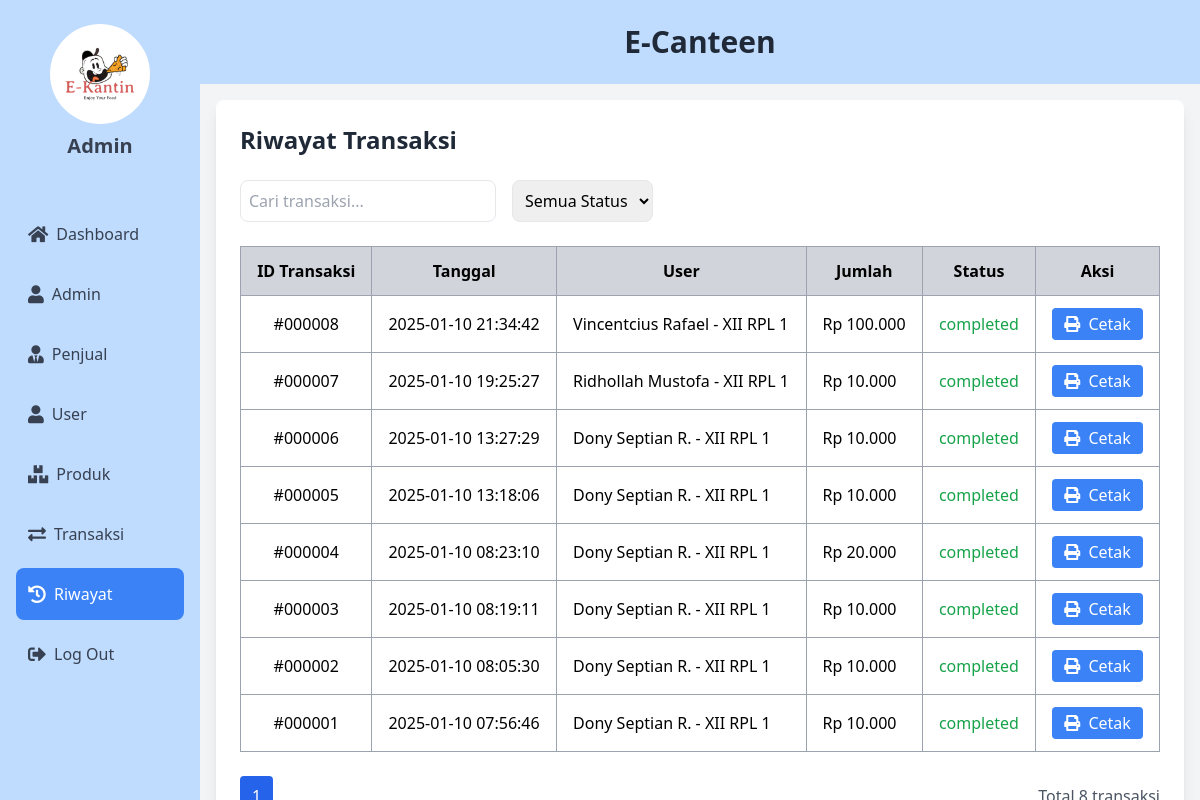
Page /e-canteen/riwayat/riwayat.php on the earlier database version.
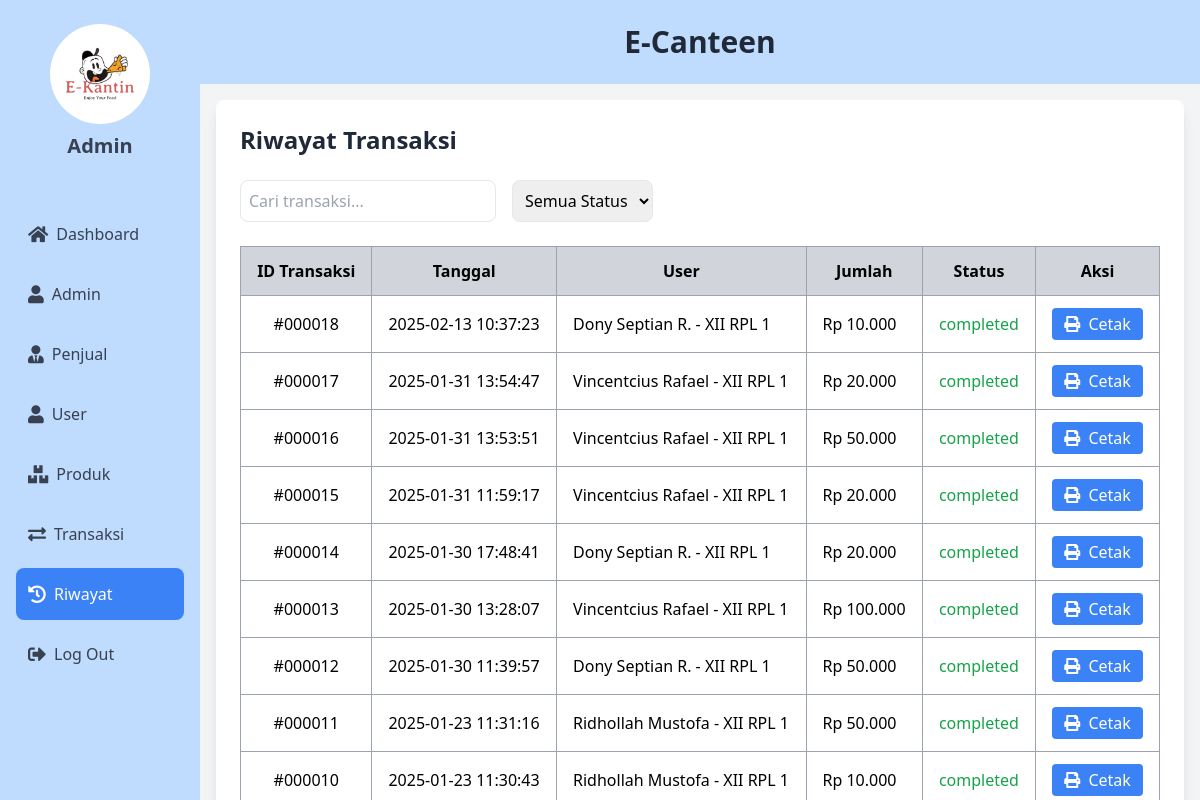
Same page on the later database version.
### tables this page shows
CREATE TABLE `top_up` (
  `id_topup` int NOT NULL AUTO_INCREMENT,
  `id_user` int NOT NULL,
  `saldo` decimal(10,2) NOT NULL,
  `status` enum('pending','completed','failed') NOT NULL DEFAULT 'pending',
  `tanggal_transaksi` datetime NOT NULL DEFAULT CURRENT_TIMESTAMP,
  `total_harga` int NOT NULL,
  PRIMARY KEY (`id_topup`),
  KEY `transaksi_user_FK` (`id_user`),
  CONSTRAINT `transaksi_user_FK` FOREIGN KEY (`id_user`) REFERENCES `user` (`id_user`) ON DELETE CASCADE ON UPDATE CASCADE
);

CREATE TABLE `user` (
  `id_user` int NOT NULL AUTO_INCREMENT,
  `nama_user` varchar(100) NOT NULL,
  `username` varchar(100) NOT NULL,
  `email` varchar(100) NOT NULL,
  `role` varchar(100) NOT NULL,
  `saldo` decimal(10,2) NOT NULL DEFAULT '0.00',
  `password` varchar(100) NOT NULL,
  `tanggal_bergabung` timestamp NOT NULL DEFAULT CURRENT_TIMESTAMP,
  PRIMARY KEY (`id_user`)
);

### e-canteen/riwayat/riwayat.php (the view, shortened to what the changed rows need)
<?php
include '../config.php';
$hal = isset($_GET['hal']) ? (int)$_GET['hal'] : 1;
$batas = 10 ;
$mulai = ($hal - 1) * $batas;
?>
<!DOCTYPE html>
<html lang="en">
<head>
    <script src="https://cdn.tailwindcss.com"></script>
    <link href="https://cdnjs.cloudflare.com/ajax/libs/font-awesome/5.15.4/css/all.min.css" rel="stylesheet">
</head>
<body class="bg-gray-100">
    <div class="flex h-screen overflow-hidden">
        <div class="w-1/6 bg-blue-200">
            <div class="flex flex-col items-center py-6 px-4">
                <div class="flex flex-col items-center mb-6">
                    <h1 class="text-xl font-semibold text-gray-700">Admin</h1>
                </div><br>
            </div>
        </div>
        <div class="flex-1 flex flex-col overflow-hidden">
            <div class="bg-blue-200 text-center py-6 border-b-3 border-blue-400">
                <h1 class="text-3xl font-bold text-gray-800">E-Canteen</h1>
            </div>
            <div class="flex-1 p-4">
                <div class="bg-white rounded-lg shadow-lg p-6">
                    <h2 class="text-2xl font-bold mb-6 text-gray-800">Riwayat Transaksi</h2>
                    <div class="overflow-x-auto">
                        <table class="min-w-full bg-white">
                            <thead>
                                <tr class="bg-gray-300 text-center">
                                    <th class="py-3 px-4 border border-gray-400">ID Transaksi</th>
                                    <th class="py-3 px-4 border border-gray-400">Tanggal</th>
                                    <th class="py-3 px-4 border border-gray-400">User</th>
                                    <th class="py-3 px-4 border border-gray-400">Jumlah</th>
                                    <th class="py-3 px-4 border border-gray-400">Status</th>
                                    <th class="py-3 px-4 border border-gray-400">Aksi</th>
                                </tr>
                            </thead>
                            <tbody>
                            <?php
                            $query= mysqli_query($conn, "SELECT t.*, u.nama_user FROM top_up t
                                      JOIN user u ON t.id_user = u.id_user
                                      ORDER BY t.tanggal_transaksi DESC
                                      LIMIT $mulai, $batas");
                            while($trans = mysqli_fetch_array($query)) {
                                $statusClass = $trans['status'] == 'completed' ? 'text-green-600' :
                                            ($trans['status'] == 'failed' ? 'text-red-600' : 'text-yellow-600');
                                echo "<tr class='border-b hover:bg-gray-50'>
                                        <td class='py-3 px-4 text-center border border-gray-400'>#" . str_pad($trans['id_topup'], 6, '0', STR_PAD_LEFT) . "</td>
                                        <td class='py-3 px-4 border border-gray-400'>{$trans['tanggal_transaksi']}</td>
                                        <td class='py-3 px-4 border border-gray-400'>{$trans['nama_user']}</td>
                                        <td class='py-3 px-4 border border-gray-400'>Rp " . number_format($trans['saldo'],0,',','.') . "</td>
                                        <td class='py-3 px-4 border border-gray-400 {$statusClass}'>{$trans['status']}</td>
                                        <td class='py-3 px-4 text-center border border-gray-400'>
                                            <button onclick='printReceipt({$trans['id_topup']}, \"{$trans['nama_user']}\", {$trans['saldo']}, \"{$trans['tanggal_transaksi']}\")'
                                                    class='bg-blue-500 text-white px-3 py-1 rounded hover:bg-blue-600 transition-colors'>
                                                <i class='fas fa-print mr-1'></i> Cetak
                                            </button>
                                        </td>
                                    </tr>";
                            }
                            ?>
                            </tbody>
                        </table>
                    </div>
                </div>
            </div>
        </div>
    </div>
</body>
</html>

Differences in the rows shown:
no longer on this page (row unchanged): top_up: id_topup "000008", tanggal_transaksi "2025-01-10 21:34:42", id_user.nama_user "Vincentcius Rafael - XII RPL 1", saldo "100.000", status "completed"
no longer on this page (row unchanged): top_up: id_topup "000007", tanggal_transaksi "2025-01-10 19:25:27", id_user.nama_user "Ridhollah Mustofa - XII RPL 1", saldo "10.000", status "completed"
no longer on this page (row unchanged): top_up: id_topup "000006", tanggal_transaksi "2025-01-10 13:27:29", id_user.nama_user "Dony Septian R. - XII RPL 1", saldo "10.000", status "completed"
no longer on this page (row unchanged): top_up: id_topup "000005", tanggal_transaksi "2025-01-10 13:18:06", id_user.nama_user "Dony Septian R. - XII RPL 1", saldo "10.000", status "completed"
no longer on this page (row unchanged): top_up: id_topup "000004", tanggal_transaksi "2025-01-10 08:23:10", id_user.nama_user "Dony Septian R. - XII RPL 1", saldo "20.000", status "completed"
no longer on this page (row unchanged): top_up: id_topup "000003", tanggal_transaksi "2025-01-10 08:19:11", id_user.nama_user "Dony Septian R. - XII RPL 1", saldo "10.000", status "completed"
no longer on this page (row unchanged): top_up: id_topup "000002", tanggal_transaksi "2025-01-10 08:05:30", id_user.nama_user "Dony Septian R. - XII RPL 1", saldo "10.000", status "completed"
no longer on this page (row unchanged): top_up: id_topup "000001", tanggal_transaksi "2025-01-10 07:56:46", id_user.nama_user "Dony Septian R. - XII RPL 1", saldo "10.000", status "completed"
added top_up: id_topup "000018", tanggal_transaksi "2025-02-13 10:37:23", id_user.nama_user "Dony Septian R. - XII RPL 1", saldo "10.000", status "completed"
added top_up: id_topup "000017", tanggal_transaksi "2025-01-31 13:54:47", id_user.nama_user "Vincentcius Rafael - XII RPL 1", saldo "20.000", status "completed"
added top_up: id_topup "000016", tanggal_transaksi "2025-01-31 13:53:51", id_user.nama_user "Vincentcius Rafael - XII RPL 1", saldo "50.000", status "completed"
added top_up: id_topup "000015", tanggal_transaksi "2025-01-31 11:59:17", id_user.nama_user "Vincentcius Rafael - XII RPL 1", saldo "20.000", status "completed"
added top_up: id_topup "000014", tanggal_transaksi "2025-01-30 17:48:41", id_user.nama_user "Dony Septian R. - XII RPL 1", saldo "20.000", status "completed"
added top_up: id_topup "000013", tanggal_transaksi "2025-01-30 13:28:07", id_user.nama_user "Vincentcius Rafael - XII RPL 1", saldo "100.000", status "completed"
added top_up: id_topup "000012", tanggal_transaksi "2025-01-30 11:39:57", id_user.nama_user "Dony Septian R. - XII RPL 1", saldo "50.000", status "completed"
added top_up: id_topup "000011", tanggal_transaksi "2025-01-23 11:31:16", id_user.nama_user "Ridhollah Mustofa - XII RPL 1", saldo "50.000", status "completed"
added top_up: id_topup "000010", tanggal_transaksi "2025-01-23 11:30:43", id_user.nama_user "Ridhollah Mustofa - XII RPL 1", saldo "10.000", status "completed"
